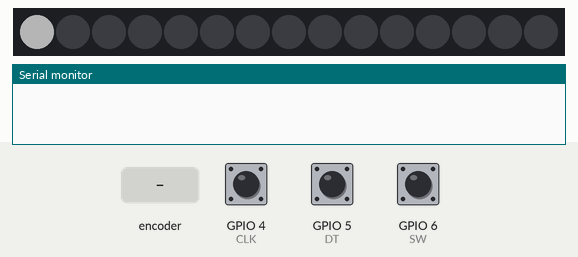
The sketch below on a simulated ESP32-S3. Shown: 15 RGB LEDs in strip order, left to right, the last lines printed to the serial monitor. The inputs (shaded band) are chosen by the test bench; at power-on: GPIO 4 (CLK) HIGH, GPIO 5 (DT) HIGH, GPIO 6 (SW) HIGH. Dim RGB values are drawn brighter than linear.

Above: at 1.2 s.
1.3 s: rotary encoder on GPIO 4 (CLK) / GPIO 5 (DT) turned 2 steps (second pin leading)
3.2 s: rotary encoder on GPIO 4 (CLK) / GPIO 5 (DT) turned 3 steps (first pin leading)
At 4.5 s:
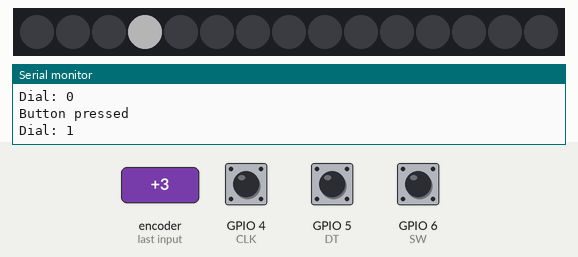
Timing chart, 0 to 6.2 s (numbered marks = the images above; inputs shaded):
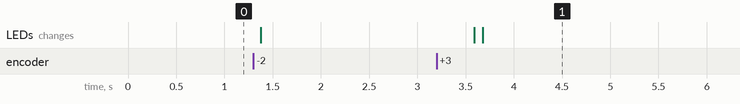

The sketch:

test_rotEncLED.ino
```cpp
#include <FastLED.h>

// Configuration
#define LED_PIN     13
#define NUM_LEDS    15
#define BRIGHTNESS  64
#define LED_TYPE    WS2812B
#define COLOR_ORDER GRB
// ================= CONFIG =================
#define CLK 4
#define DT  5
#define SW  6

// ================= INTERNAL STATE =================
volatile int rawEncoder = 0;
volatile uint8_t lastState = 0;
volatile unsigned long lastInterruptTime = 0;

const unsigned long debounceMicros = 1000; // encoder debounce

// Button
bool buttonState = HIGH;
bool lastButtonState = HIGH;
unsigned long lastButtonDebounceTime = 0;
const unsigned long buttonDebounce = 50;

// Processed values
int dialPosition = 0;
int lastDialPosition = 0;
int max_chats = 5;
bool dialMovedFlag = false;
bool buttonPressedFlag = false;

// Quadrature lookup table
const int8_t encTable[16] = {
  0, -1,  1,  0,
  1,  0,  0, -1,
 -1,  0,  0,  1,
  0,  1, -1,  0
};

CRGB leds[NUM_LEDS];

// Global position of the "indicator" light
int currentPos = 0;

// ================= ISR =================
void IRAM_ATTR handleEncoderISR() {
  unsigned long now = micros();
  if (now - lastInterruptTime < debounceMicros) return;
  lastInterruptTime = now;

  uint8_t state = (digitalRead(CLK) << 1) | digitalRead(DT);
  uint8_t index = (lastState << 2) | state;

  rawEncoder += encTable[index];
  //rawEncoder = constrain(rawEncoder, 0, max_chats*4);
  lastState = state;
}

// ================= INIT =================
void initDial() {
  pinMode(CLK, INPUT_PULLUP);
  pinMode(DT, INPUT_PULLUP);
  pinMode(SW, INPUT_PULLUP);

  lastState = (digitalRead(CLK) << 1) | digitalRead(DT);

  attachInterrupt(digitalPinToInterrupt(CLK), handleEncoderISR, CHANGE);
  attachInterrupt(digitalPinToInterrupt(DT), handleEncoderISR, CHANGE);
}

// ================= MAIN HANDLER =================
void handleDial() {
  // ---- Handle rotation ----
  noInterrupts();
  int raw = rawEncoder;
  interrupts();

  int newDial = (raw / 4) % max_chats; // 4 steps per click

  if (newDial != lastDialPosition) {
    dialPosition = newDial;
    lastDialPosition = newDial;
    dialMovedFlag = true;
  }

  // ---- Handle button ----
  int reading = digitalRead(SW);

  if (reading != lastButtonState) {
    lastButtonDebounceTime = millis();
  }

  if ((millis() - lastButtonDebounceTime) > buttonDebounce) {
    if (reading != buttonState) {
      buttonState = reading;

      if (buttonState == LOW) {
        buttonPressedFlag = true;
      }
    }
  }

  lastButtonState = reading;
}

// ================= PUBLIC API =================
int getDialPosition() {
  return dialPosition;
}

bool wasDialMoved() {
  if (dialMovedFlag) {
    dialMovedFlag = false;
    return true;
  }
  return false;
}

bool wasButtonPressed() {
  if (buttonPressedFlag) {
    buttonPressedFlag = false;
    return true;
  }
  return false;
}

// Updates the strip based on a single integer position.
void updateIndicator(int pos) {
  FastLED.clear();

  int ledPos = pos * 3;

  leds[ledPos] = CRGB::White;
  //leds[ledPos+1] = CRGB::White;

  FastLED.show();
}

void indicatorFlash() {
  FastLED.clear();
  FastLED.show();

  delay(100);

  updateIndicator(dialPosition);
}

// =====================================================
// =====================================================

void setup() {
  Serial.begin(115200);
  initDial();

  // Initialize FastLED
  FastLED.addLeds<LED_TYPE, LED_PIN, COLOR_ORDER>(leds, NUM_LEDS);
  FastLED.setBrightness(BRIGHTNESS);

  // Set initial state
  updateIndicator(dialPosition);
}

void loop() {
  handleDial();

  if (wasDialMoved()) {
    Serial.print("Dial: ");
    Serial.println(getDialPosition());

    updateIndicator(getDialPosition());
  }

  if (wasButtonPressed()) {
    Serial.println("Button pressed");

    indicatorFlash();
  }
}
```

Measured:
- after the input at 3.2 s, the LEDs: first change after 0.39 s (image 1 shows a later state)
